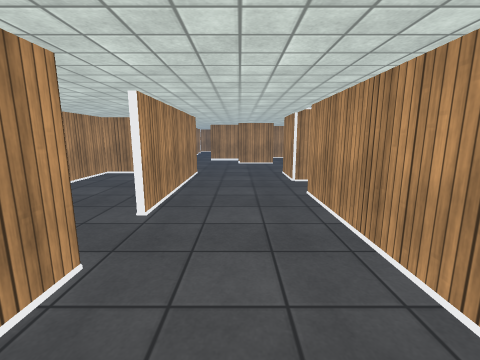
[1] (above)

24 first-person views from a walk through a 3-D level made in the Unity game engine. The camera is 1.4 m above the floor, tilts 10° down and sees 90° across. The floor is counted in squares, 0.6 m on a side. Each view is taken from the middle of a square. On the plan, view 1 faces up. The plan holds only what a view shows up to about 16 squares ahead; the rest is blank. The place goes on beyond the plan. The player character is not drawn. Surface patterns are stand-ins for the level's own textures.

[2]
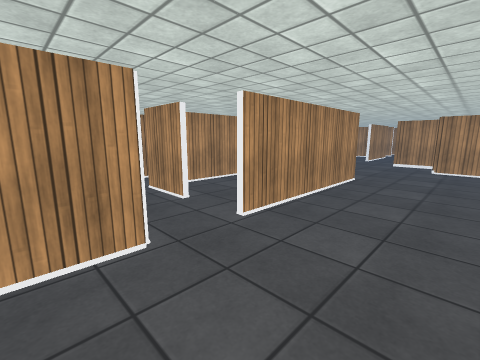

[3]
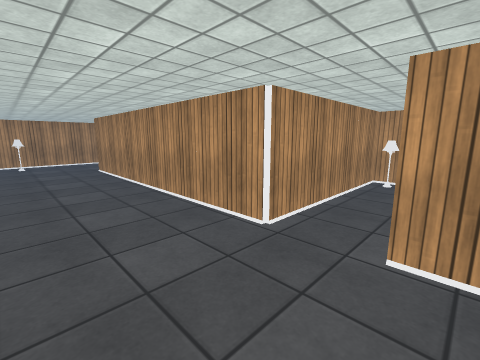

[4]
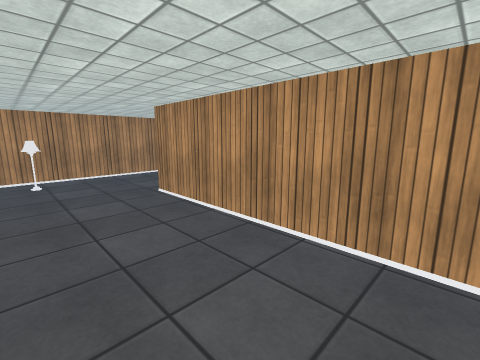

[5]
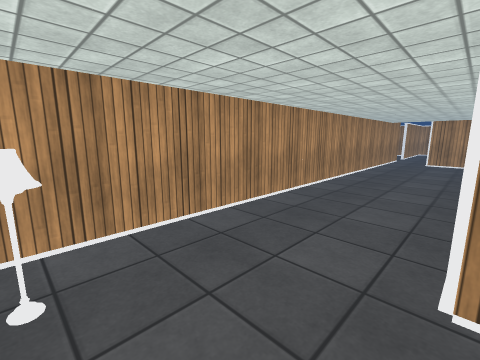

[6]
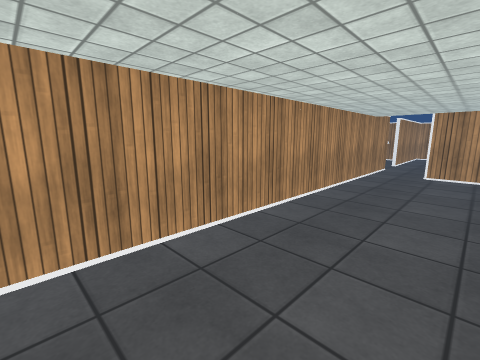

[7]
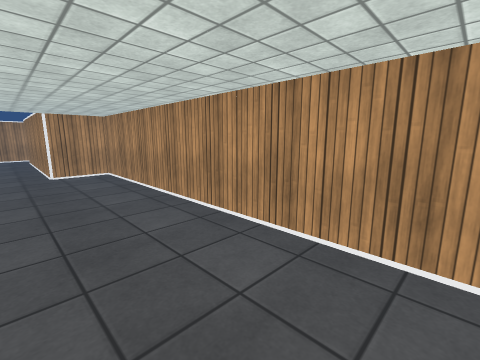

[8]
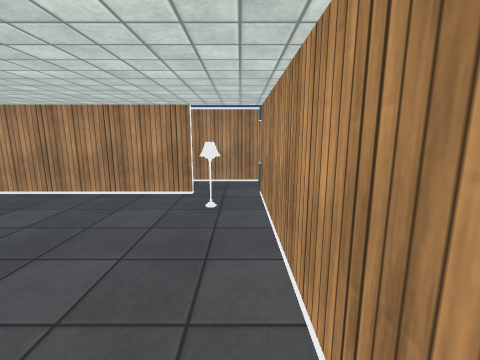

[9]
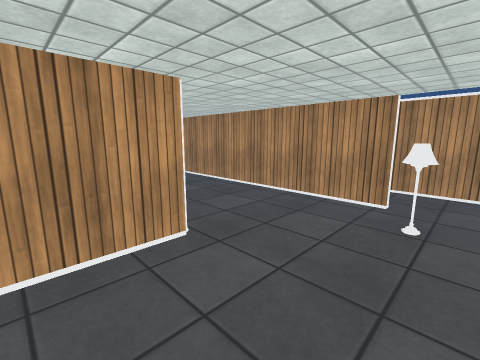

[10]
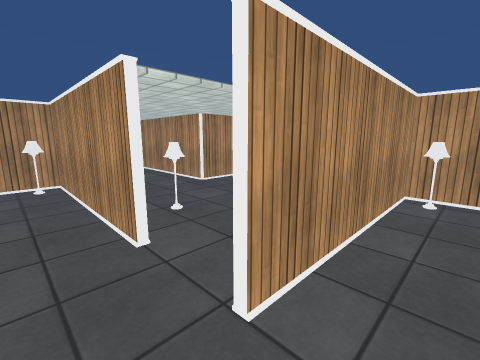

[11]
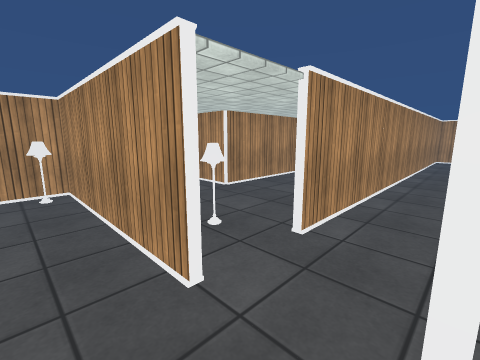

[12]
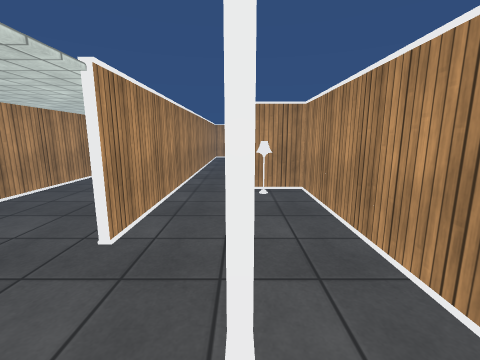

[13]
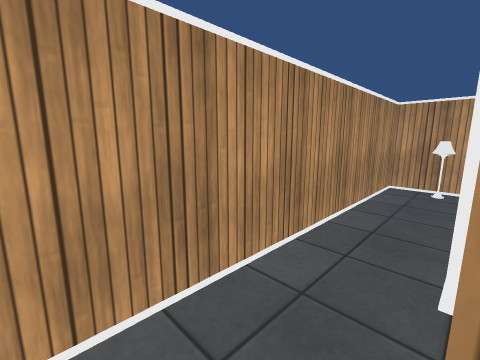

[14]
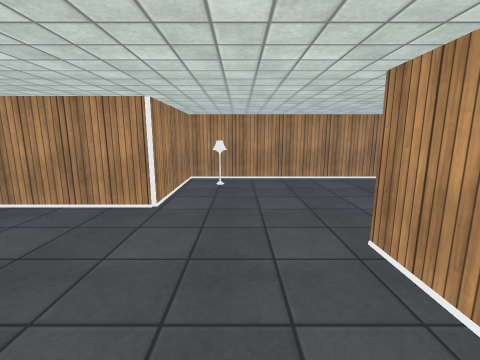

[15]
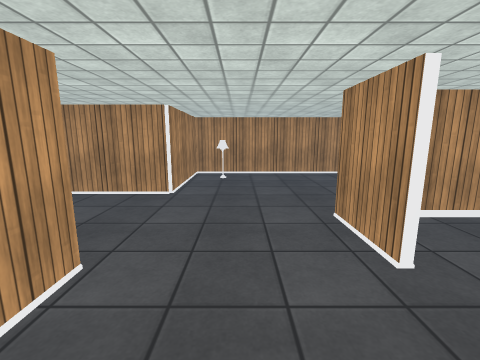

[16]
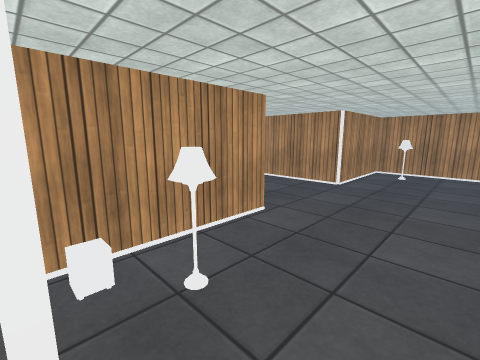

[17]
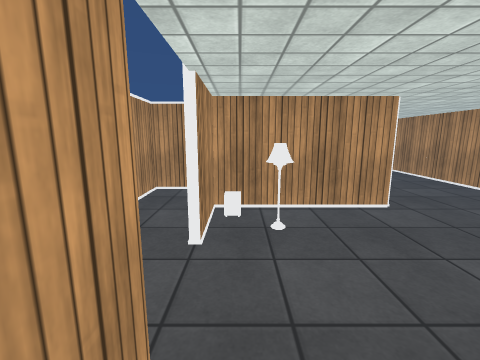

[18]
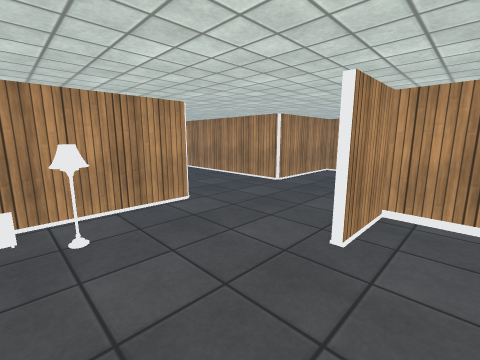

[19]
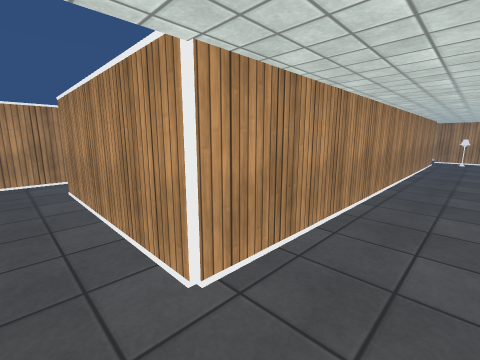

[20]
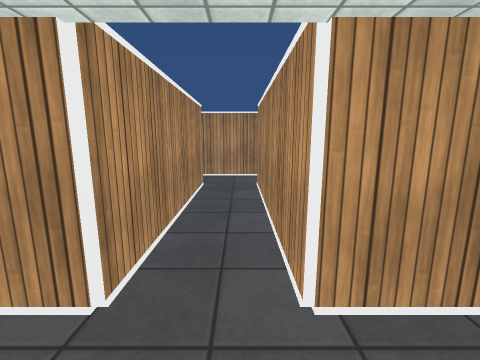

[21]
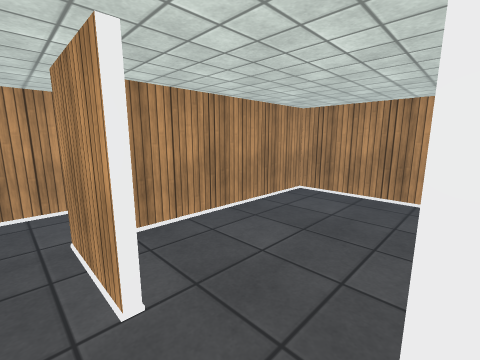

[22]
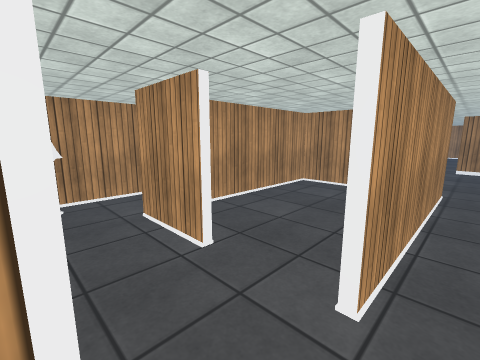

[23]
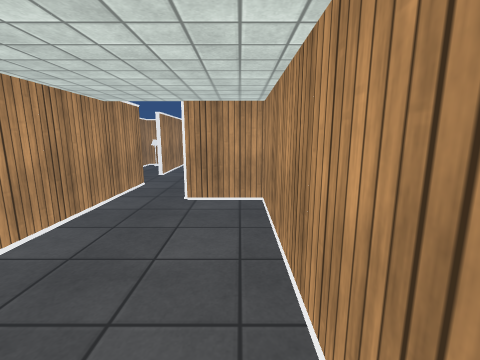

[24]
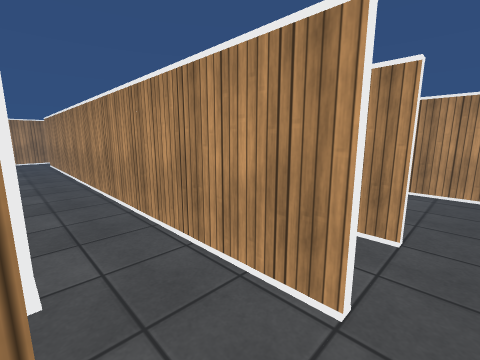

### Floor plan
Ten units are one square. View 1 is at (0, 0); x grows to the right and y downward. Boxes are objects, and circles mark ways between rooms. Rooms are numbered by the first view taken in them; rooms with no view inside come last. Other rooms are left out.
<svg viewBox="-280 -250 380 454">
<path fill="none" stroke="#000" d="M-29 -41 -29 111 -239 111 -239 140 -275 140M95 -129 29 -129 29 -161 89 -161 89 -190M29 141 29 -101 95 -101M31 -219 -1 -219M1 -245 1 -221 30 -221M89 -220 89 -234M-89 -245 -89 -161 -29 -161 -29 -69M-270 169 30 169M89 171 89 81 61 81 61 170M31 171 -59 171 -59 199 73 199M-119 -82 -119 -41 -29 -41M-59 -70 -90 -70M-41 -159 -89 -159 -89 -81M31 -11 31 140M59 171 59 -20"/>
<rect x="65" y="85" width="10" height="10" fill="#bbb"><title>other object</title></rect>
<rect x="-55" y="175" width="10" height="10" fill="#bbb"><title>other object</title></rect>
<circle cx="-30" cy="-55" r="3" fill="#2a7"/>
<circle cx="30" cy="155" r="3" fill="#2a7"/>
<circle cx="60" cy="185" r="3" fill="#2a7"/>
<circle cx="45" cy="170" r="3" fill="#2a7"/>
<circle cx="-45" cy="-70" r="3" fill="#2a7"/>
<text x="-20" y="-30">1</text>
<text x="80" y="140">2</text>
<text x="10" y="180">3</text>
<text x="-100" y="-120">4</text>
<text x="-60" y="-120">5</text>
<text x="50" y="30">6</text>
</svg>
Room 1 opens to room 4. Room 1 opens to room 6. Room 2 opens to room 3. Room 3 opens to room 6. Room 4 opens to room 5.

Where each view was taken, in squares from view 1:
view 1: 0 up, 0 right, facing up
view 2: 2 up, 2 right, facing up-left
view 3: 8 up, 2 right, facing down-left
view 4: 1 down, 2 right, facing down-left
view 5: 11 down, 1 right, facing down-left
view 6: 12 down, 7 left, facing down-left
view 7: 16 down, 7 left, facing up-left
view 8: 16 down, 7 left, facing right
view 9: 16 down, 6 left, facing up-right
view 10: 19 down, 8 right, facing up-left
view 11: 19 down, 6 right, facing up-left
view 12: 19 down, 6 right, facing up
view 13: 17 down, 7 right, facing down-left
view 14: 19 up, 5 right, facing left
view 15: 19 up, 7 right, facing left
view 16: 21 up, 9 right, facing down-left
view 17: 24 up, 8 right, facing down
view 18: 24 up, 8 right, facing down-left
view 19: 12 up, 0 right, facing down-right
view 20: 11 up, 0 right, facing right
view 21: 6 up, 3 left, facing up-left
view 22: 4 up, 2 left, facing up-left
view 23: 12 down, 15 left, facing left
view 24: 18 down, 3 right, facing up-right
